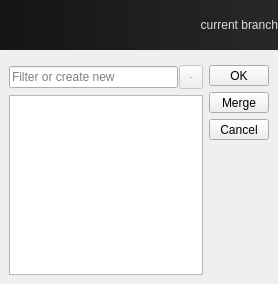
<?xml version="1.0" encoding="UTF-8"?>
<ui version="4.0">
 <class>Dialog</class>
 <widget class="QDialog" name="Dialog">
  <property name="geometry">
   <rect>
    <x>0</x>
    <y>0</y>
    <width>278</width>
    <height>284</height>
   </rect>
  </property>
  <property name="windowTitle">
   <string>Git - Branches</string>
  </property>
  <layout class="QVBoxLayout" name="verticalLayout_3">
   <property name="margin">
    <number>0</number>
   </property>
   <item>
    <widget class="QLabel" name="branch_label">
     <property name="sizePolicy">
      <sizepolicy hsizetype="Preferred" vsizetype="Minimum">
       <horstretch>0</horstretch>
       <verstretch>0</verstretch>
      </sizepolicy>
     </property>
     <property name="minimumSize">
      <size>
       <width>0</width>
       <height>50</height>
      </size>
     </property>
     <property name="maximumSize">
      <size>
       <width>16777215</width>
       <height>50</height>
      </size>
     </property>
     <property name="styleSheet">
      <string notr="true">font: 75 bold italic 18pt &quot;Trebuchet MS&quot;;
color: rgb(220, 220, 220);
background-color: qlineargradient(spread:pad, x1:0, y1:0, x2:1, y2:0, stop:0 rgba(20, 20, 20, 255), stop:1 rgba(40, 40, 40, 255));</string>
     </property>
     <property name="text">
      <string>current branch</string>
     </property>
     <property name="alignment">
      <set>Qt::AlignRight|Qt::AlignTrailing|Qt::AlignVCenter</set>
     </property>
     <property name="margin">
      <number>9</number>
     </property>
    </widget>
   </item>
   <item>
    <layout class="QHBoxLayout" name="horizontalLayout_2">
     <property name="margin">
      <number>9</number>
     </property>
     <item>
      <layout class="QVBoxLayout" name="verticalLayout">
       <property name="leftMargin">
        <number>0</number>
       </property>
       <item>
        <layout class="QHBoxLayout" name="horizontalLayout">
         <property name="spacing">
          <number>1</number>
         </property>
         <item>
          <widget class="QLineEdit" name="filter_lineEdit">
           <property name="placeholderText">
            <string>Filter or create new</string>
           </property>
          </widget>
         </item>
         <item>
          <widget class="QToolButton" name="remove_button">
           <property name="enabled">
            <bool>false</bool>
           </property>
           <property name="sizePolicy">
            <sizepolicy hsizetype="Minimum" vsizetype="Minimum">
             <horstretch>0</horstretch>
             <verstretch>0</verstretch>
            </sizepolicy>
           </property>
           <property name="minimumSize">
            <size>
             <width>24</width>
             <height>24</height>
            </size>
           </property>
           <property name="text">
            <string>-</string>
           </property>
          </widget>
         </item>
        </layout>
       </item>
       <item>
        <widget class="QListWidget" name="branches_listWidget"/>
       </item>
      </layout>
     </item>
     <item>
      <layout class="QVBoxLayout" name="verticalLayout_2">
       <item>
        <widget class="QToolButton" name="ok_button">
         <property name="sizePolicy">
          <sizepolicy hsizetype="Minimum" vsizetype="Fixed">
           <horstretch>0</horstretch>
           <verstretch>0</verstretch>
          </sizepolicy>
         </property>
         <property name="minimumSize">
          <size>
           <width>60</width>
           <height>0</height>
          </size>
         </property>
         <property name="text">
          <string>OK</string>
         </property>
        </widget>
       </item>
       <item>
        <widget class="QToolButton" name="merge_button">
         <property name="sizePolicy">
          <sizepolicy hsizetype="Minimum" vsizetype="Fixed">
           <horstretch>0</horstretch>
           <verstretch>0</verstretch>
          </sizepolicy>
         </property>
         <property name="minimumSize">
          <size>
           <width>60</width>
           <height>0</height>
          </size>
         </property>
         <property name="text">
          <string>Merge</string>
         </property>
        </widget>
       </item>
       <item>
        <widget class="QToolButton" name="cancel_button">
         <property name="sizePolicy">
          <sizepolicy hsizetype="Minimum" vsizetype="Fixed">
           <horstretch>0</horstretch>
           <verstretch>0</verstretch>
          </sizepolicy>
         </property>
         <property name="minimumSize">
          <size>
           <width>60</width>
           <height>0</height>
          </size>
         </property>
         <property name="text">
          <string>Cancel</string>
         </property>
        </widget>
       </item>
       <item>
        <spacer name="verticalSpacer">
         <property name="orientation">
          <enum>Qt::Vertical</enum>
         </property>
         <property name="sizeHint" stdset="0">
          <size>
           <width>20</width>
           <height>40</height>
          </size>
         </property>
        </spacer>
       </item>
      </layout>
     </item>
    </layout>
   </item>
  </layout>
 </widget>
 <tabstops>
  <tabstop>filter_lineEdit</tabstop>
  <tabstop>branches_listWidget</tabstop>
  <tabstop>remove_button</tabstop>
  <tabstop>ok_button</tabstop>
  <tabstop>merge_button</tabstop>
  <tabstop>cancel_button</tabstop>
 </tabstops>
 <resources/>
 <connections>
  <connection>
   <sender>ok_button</sender>
   <signal>clicked()</signal>
   <receiver>Dialog</receiver>
   <slot>accept()</slot>
   <hints>
    <hint type="sourcelabel">
     <x>240</x>
     <y>76</y>
    </hint>
    <hint type="destinationlabel">
     <x>283</x>
     <y>46</y>
    </hint>
   </hints>
  </connection>
  <connection>
   <sender>cancel_button</sender>
   <signal>clicked()</signal>
   <receiver>Dialog</receiver>
   <slot>reject()</slot>
   <hints>
    <hint type="sourcelabel">
     <x>267</x>
     <y>134</y>
    </hint>
    <hint type="destinationlabel">
     <x>279</x>
     <y>80</y>
    </hint>
   </hints>
  </connection>
  <connection>
   <sender>filter_lineEdit</sender>
   <signal>textChanged(QString)</signal>
   <receiver>Dialog</receiver>
   <slot>filter_changed()</slot>
   <hints>
    <hint type="sourcelabel">
     <x>106</x>
     <y>75</y>
    </hint>
    <hint type="destinationlabel">
     <x>281</x>
     <y>116</y>
    </hint>
   </hints>
  </connection>
  <connection>
   <sender>remove_button</sender>
   <signal>clicked()</signal>
   <receiver>Dialog</receiver>
   <slot>remove_clicked()</slot>
   <hints>
    <hint type="sourcelabel">
     <x>190</x>
     <y>75</y>
    </hint>
    <hint type="destinationlabel">
     <x>279</x>
     <y>175</y>
    </hint>
   </hints>
  </connection>
  <connection>
   <sender>branches_listWidget</sender>
   <signal>doubleClicked(QModelIndex)</signal>
   <receiver>Dialog</receiver>
   <slot>branches_clicked()</slot>
   <hints>
    <hint type="sourcelabel">
     <x>85</x>
     <y>154</y>
    </hint>
    <hint type="destinationlabel">
     <x>280</x>
     <y>215</y>
    </hint>
   </hints>
  </connection>
  <connection>
   <sender>branches_listWidget</sender>
   <signal>currentRowChanged(int)</signal>
   <receiver>Dialog</receiver>
   <slot>branches_changed()</slot>
   <hints>
    <hint type="sourcelabel">
     <x>152</x>
     <y>166</y>
    </hint>
    <hint type="destinationlabel">
     <x>277</x>
     <y>243</y>
    </hint>
   </hints>
  </connection>
  <connection>
   <sender>merge_button</sender>
   <signal>clicked()</signal>
   <receiver>Dialog</receiver>
   <slot>merge_clicked()</slot>
   <hints>
    <hint type="sourcelabel">
     <x>223</x>
     <y>100</y>
    </hint>
    <hint type="destinationlabel">
     <x>272</x>
     <y>277</y>
    </hint>
   </hints>
  </connection>
 </connections>
 <slots>
  <slot>filter_changed()</slot>
  <slot>add_clicked()</slot>
  <slot>remove_clicked()</slot>
  <slot>branches_clicked()</slot>
  <slot>branches_changed()</slot>
  <slot>merge_clicked()</slot>
 </slots>
</ui>
